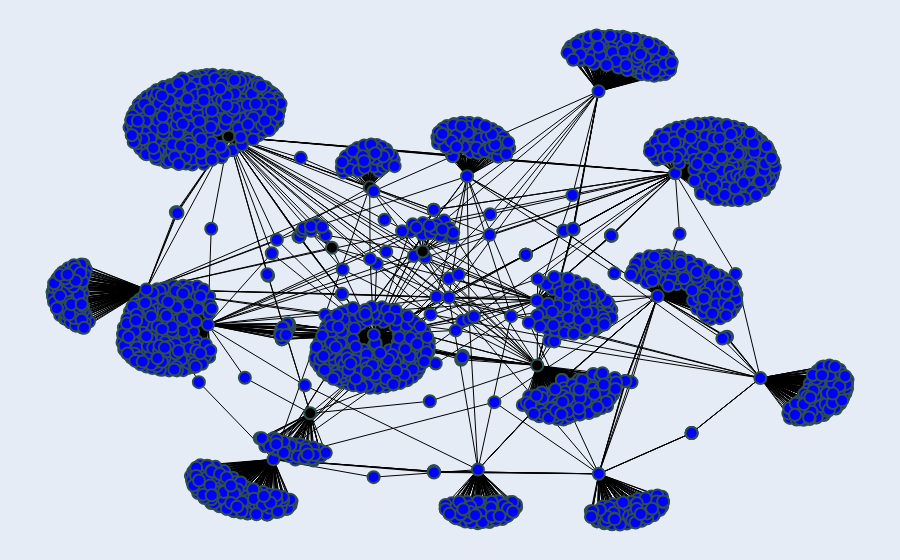

This figure's notebook cell:
### Code cell
import networkx as nx
import pandas as pd
import plotly.graph_objects as go

datasets = ["A$APRocky.csv", "AvrilLavigne.csv", "ChiefKeef.csv", "Drake.csv", "EdSheeran.csv",
            "EllieGoulding.csv", "GucciMane.csv", "KanyeWest.csv", "KatyPerry.csv", "KidCudi.csv",
            "LanaDelRey.csv", "LUCKI.csv", "MetroBoomin.csv", "MikeDean.csv", "PlayboiCarti.csv",
            "TaylorSwift.csv", "Tyler,TheCreator.csv", "YungLean.csv"]
folderPath = 'FinalDatasets/'

def cleanText(text):
    retText = ''
    text = str(text)
    try:
        for ch in text.lower():
            if ch.isalpha() or ch == ' ' or ch.isnumeric():
                retText += ch
    except Exception as e:
        print(f'UwU yowr ewwow is: {e} fow text {text}')
    return retText

def csvToDF(location):
    df = pd.read_csv(location)
    df['Lyrics'] = cleanText(df['Lyrics'])
    return df

dataFrameArray = []

for artist in datasets:
    dataFrameArray.append(csvToDF(f'{folderPath}{artist}'))

def graphMaker(array):
    G = nx.Graph()

    unique_artists = set()
    unique_producers = set()

    for dataframe in array:
        albumDict = {}

        for _, row in dataframe.iterrows():
            artist = row['Artist']
            producer = row['Producer']

            if producer not in unique_producers:
                G.add_node(producer, node_type='producer', color='blue')
                unique_producers.add(producer)

            if artist not in unique_artists:
                G.add_node(artist, node_type='artist', color='black')
                unique_artists.add(artist)

            if G.has_edge(producer, artist):
                continue

            G.add_edge(producer, artist)
    
    print(len(unique_artists))
    print(len(unique_producers))
    pos = nx.spring_layout(G)

    # Create nodes trace
    node_trace = go.Scatter(
        x=[pos[node][0] for node in G.nodes()],
        y=[pos[node][1] for node in G.nodes()],
        mode='markers',
        text=[node for node in G.nodes()],
        hoverinfo='text',
        marker=dict(
            size=10,
            color=[G.nodes[node]['color'] for node in G.nodes()],
        )
    )

    # Create edges trace
    edge_x = []
    edge_y = []

    for edge in G.edges():
        x0, y0 = pos[edge[0]]
        x1, y1 = pos[edge[1]]
        edge_x.extend([x0, x1, None])
        edge_y.extend([y0, y1, None])

    edge_trace = go.Scatter(
        x=edge_x,
        y=edge_y,
        mode='lines',
        line=dict(width=1, color='black'),
        hoverinfo='none'
    )

    # Create a list of node information for hover text
    node_info = [f"{node}" for node in G.nodes()]

    # Update figure creation with correct data
    fig = go.Figure(data=[edge_trace, node_trace],
                    layout=go.Layout(
                        showlegend=False,
                        hovermode='closest',
                        margin=dict(b=0, l=0, r=0, t=0),
                        xaxis=dict(showgrid=False, zeroline=False, showticklabels=False),
                        yaxis=dict(showgrid=False, zeroline=False, showticklabels=False),
                    ))

    # Add hover text
    print(G.number_of_nodes())
    fig.update_traces(marker=dict(size=12, line=dict(width=2, color='DarkSlateGrey')))
    fig.show()

graphMaker(dataFrameArray)

### Figure 1 — Plotly figure (JSON) as saved in the notebook; plotly's stock layout.template omitted (floating-point values rounded to 4 significant figures; data arrays with more than 128 entries replaced by an {"elided": "..."} marker saying what was removed)
{"data": [{"hoverinfo": "none", "line": {"color": "black", "width": 1}, "marker": {"line": {"color": "DarkSlateGrey", "width": 2}, "size": 12}, "mode": "lines", "type": "scatter", "x": {"elided": "8307 float values"}, "y": {"elided": "8307 float values"}}, {"hoverinfo": "text", "marker": {"color": {"elided": "2569 str values"}, "line": {"color": "DarkSlateGrey", "width": 2}, "size": 12}, "mode": "markers", "text": {"elided": "2569 str values"}, "type": "scatter", "x": {"elided": "2569 float values"}, "y": {"elided": "2569 float values"}}], "layout": {"hovermode": "closest", "margin": {"b": 0, "l": 0, "r": 0, "t": 0}, "showlegend": false, "xaxis": {"showgrid": false, "showticklabels": false, "zeroline": false}, "yaxis": {"showgrid": false, "showticklabels": false, "zeroline": false}}}
